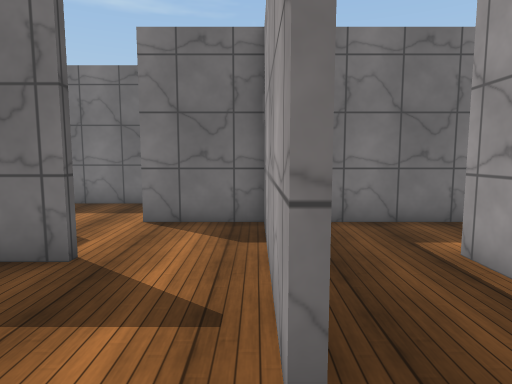
[1] (above)

24 first-person views from a walk through a 3-D level made in the Unity game engine. The camera is 1.5 m above the floor, tilts 6° down and sees 75° across. The floor is counted in squares, 1 m on a side. Each view is taken from the middle of a square. On the plan, view 1 faces up. The plan holds only what a view shows up to about 15 squares ahead; the rest is blank. The player is left out. Surface patterns are stand-ins for the level's own textures.

[2]
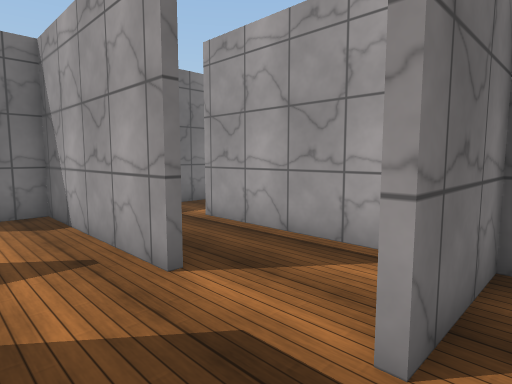

[3]
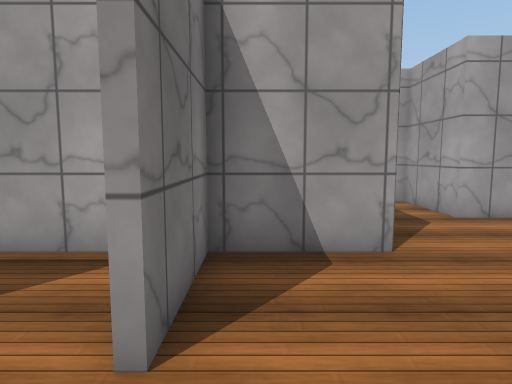

[4]
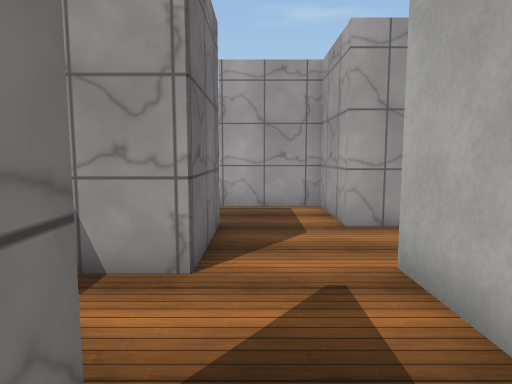

[5]
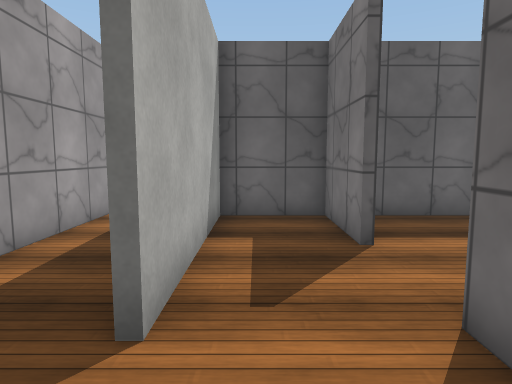

[6]
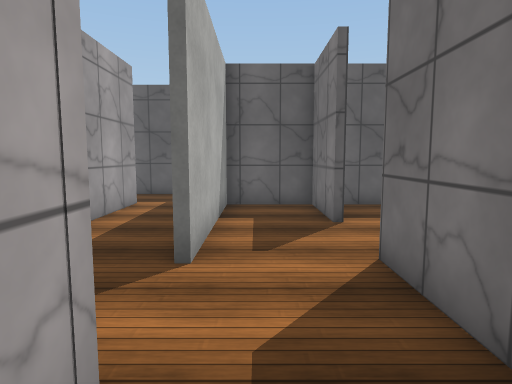

[7]
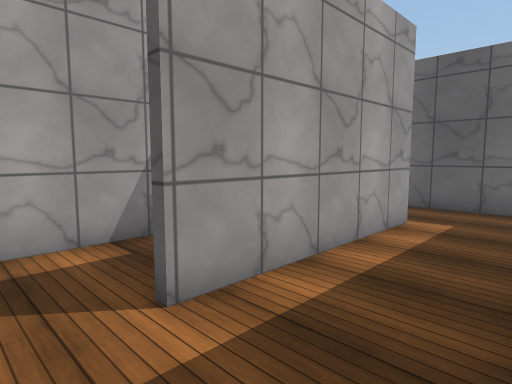

[8]
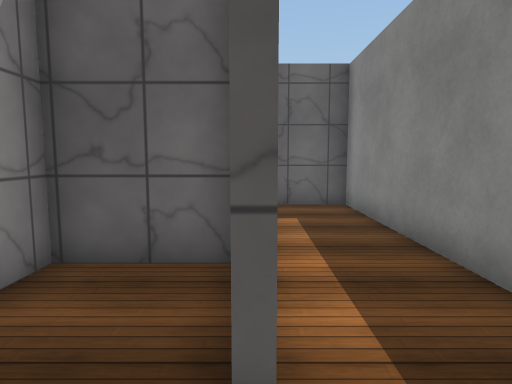

[9]
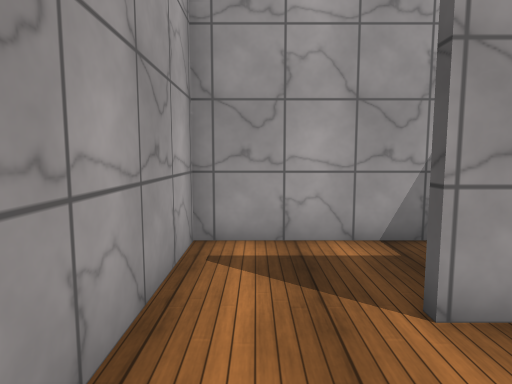

[10]
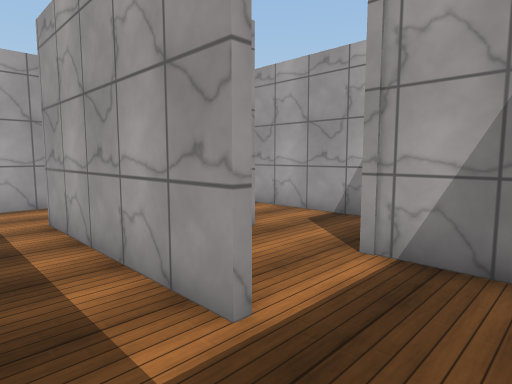

[11]
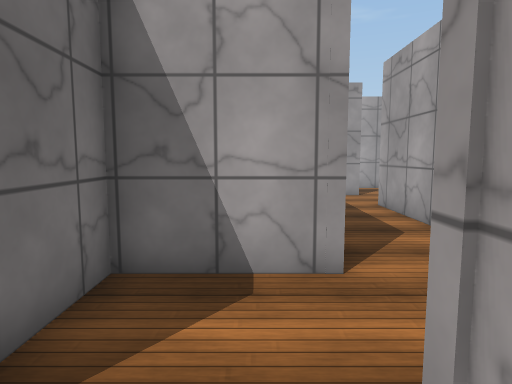

[12]
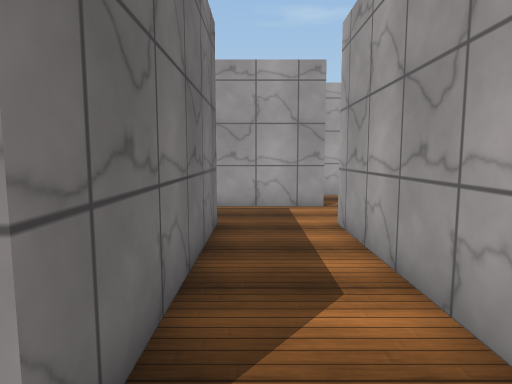

[13]
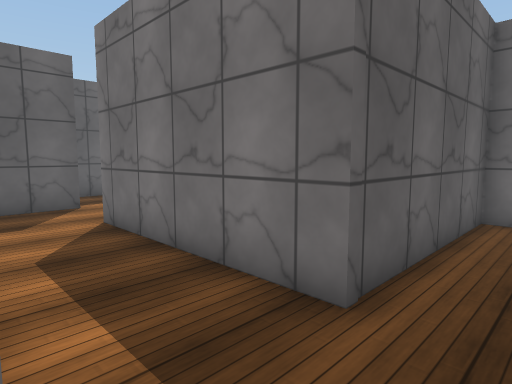

[14]
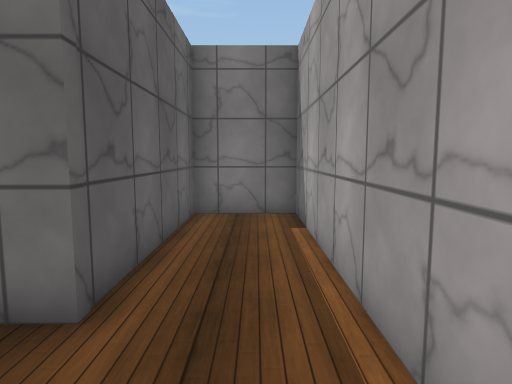

[15]
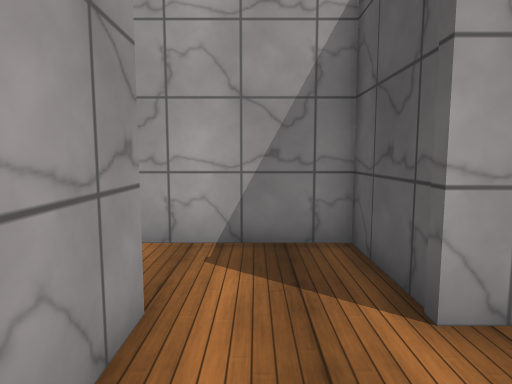

[16]
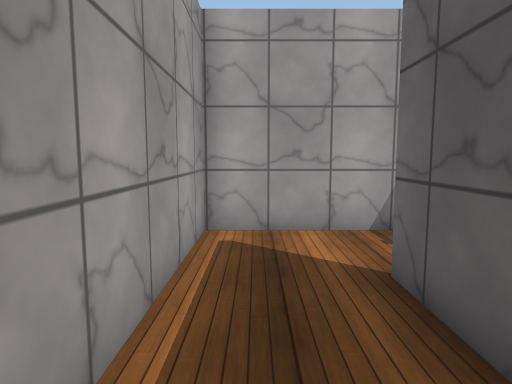

[17]
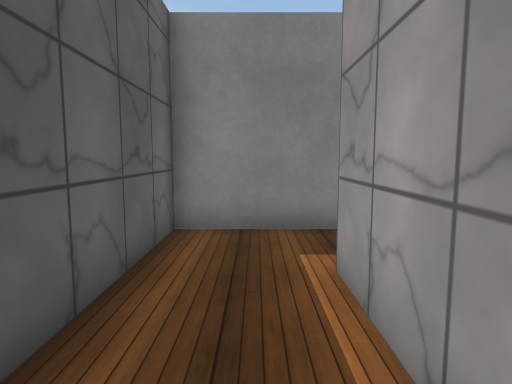

[18]
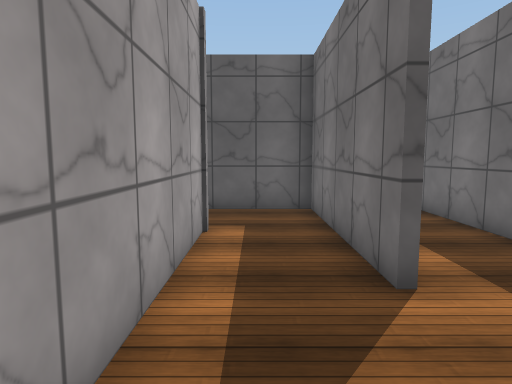

[19]
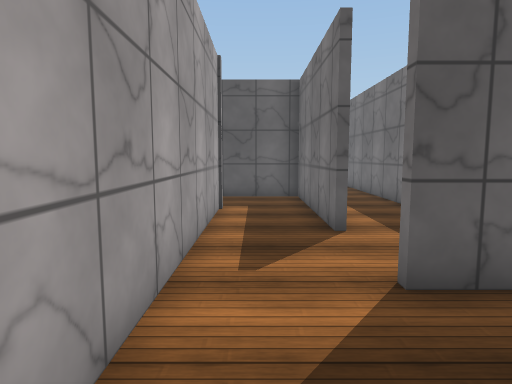

[20]
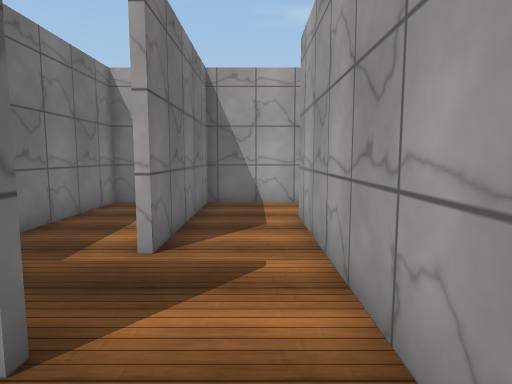

[21]
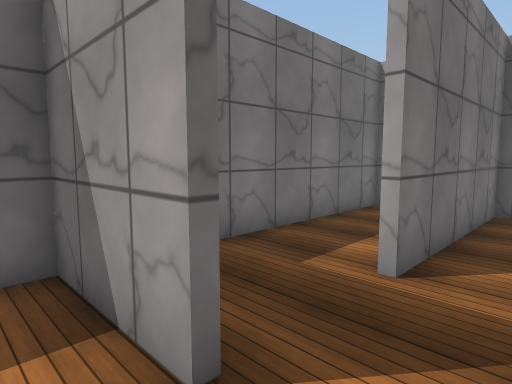

[22]
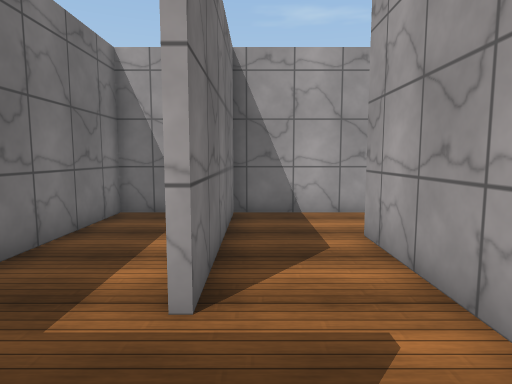

[23]
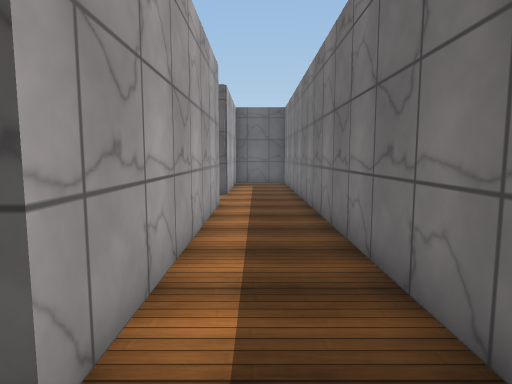

[24]
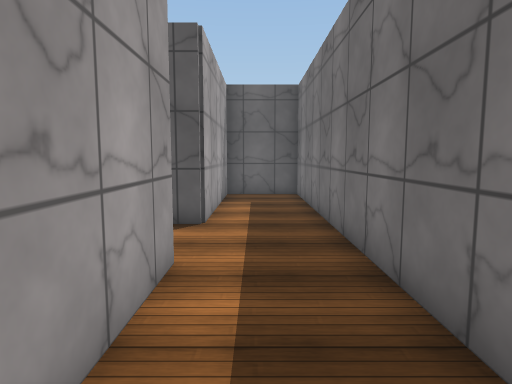

### Floor plan
Ten units are one square. View 1 is at (0, 0); x grows to the right and y downward. Boxes are objects, and circles mark ways between rooms. Rooms are numbered by the first view taken in them; rooms with no view inside come last. Other rooms are left out.
<svg viewBox="-119 -112 303 304">
<path fill="none" stroke="#000" d="M32 -2 32 -49 94 -49M-25 4 -25 32M64 -76 4 -76 4 -46M32 42 32 12 1 12M91 -76 91 -86M5 42 -25 42 -25 69 25 69M64 42 54 42M61 69 91 69 91 39M-29 99 34 99M15 72 -55 72 -55 120M2 131 2 101 -18 101M-45 129 -25 129M61 94 61 69M4 102 4 129 61 129 61 94M-10 158 63 158M91 161 91 72 63 72 63 131 2 131M-25 129 -25 148M63 158 63 187 85 187M85 187 121 187 121 126M116 101 93 101 93 161M93 -90 93 -76M179 -94 179 -107 116 -107M94 -49 154 -49M179 -54 179 -76 120 -76M-26 -78 64 -78M2 -54 2 -76 -26 -76M60 -107 -114 -107 -114 -78M-111 -78 -55 -78 -55 -71M91 -86 91 -107M54 42 32 42M25 69 35 69"/>
<circle cx="15" cy="40" r="3" fill="#2a7"/>
<circle cx="90" cy="-65" r="3" fill="#2a7"/>
<circle cx="75" cy="-80" r="3" fill="#2a7"/>
<circle cx="30" cy="55" r="3" fill="#2a7"/>
<circle cx="60" cy="55" r="3" fill="#2a7"/>
<circle cx="45" cy="100" r="3" fill="#2a7"/>
<circle cx="-15" cy="130" r="3" fill="#2a7"/>
<circle cx="45" cy="70" r="3" fill="#2a7"/>
<circle cx="75" cy="160" r="3" fill="#2a7"/>
<circle cx="90" cy="175" r="3" fill="#2a7"/>
<text x="20" y="-30">1</text>
<text x="0" y="50">2</text>
<text x="70" y="50">3</text>
<text x="-10" y="90">4</text>
<text x="30" y="110">5</text>
<text x="40" y="140">6</text>
<text x="70" y="170">7</text>
<text x="100" y="150">8</text>
<text x="130" y="-90">9</text>
<text x="-20" y="-90">10</text>
<text x="40" y="50">11</text>
</svg>
Room 1 opens to room 2. Room 1 opens to room 9. Room 1 opens to room 10. Room 2 opens to room 11. Room 3 opens to room 11. Room 4 opens to room 5. Room 4 opens to room 6. Room 4 opens to room 11. Room 6 opens to room 7. Room 7 opens to room 8.

Where each view was taken, in squares from view 1:
view 1: 0 up, 0 right, facing up
view 2: 2 down, 2 left, facing up-right
view 3: 2 down, 2 left, facing right
view 4: 5 down, 1 left, facing right
view 5: 6 down, 6 right, facing left
view 6: 6 down, 8 right, facing left
view 7: 7 down, 5 right, facing down-left
view 8: 10 down, 5 right, facing left
view 9: 7 down, 5 right, facing down
view 10: 8 down, 5 left, facing down-right
view 11: 12 down, 4 left, facing right
view 12: 14 down, 1 left, facing right
view 13: 16 down, 8 right, facing up-left
view 14: 16 down, 8 right, facing up
view 15: 13 down, 8 right, facing down
view 16: 12 down, 11 right, facing down
view 17: 17 down, 11 right, facing up
view 18: 6 up, 10 right, facing left
view 19: 6 up, 13 right, facing left
view 20: 6 up, 7 right, facing right
view 21: 6 up, 8 right, facing up-right
view 22: 7 up, 9 right, facing right
view 23: 9 up, 8 right, facing left
view 24: 9 up, 2 right, facing left
